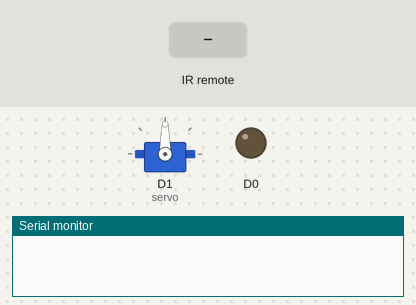
Bench run of a sketch on a simulated ESP8266 (NodeMCU). Shown: servo, output pins drawn as LEDs (lit = HIGH), the last lines printed to the serial monitor. The inputs (shaded band) are chosen by the test bench.

Above: at 1.2 s.
1.3 s: infrared code 0x80412701 received
At 2.0 s:
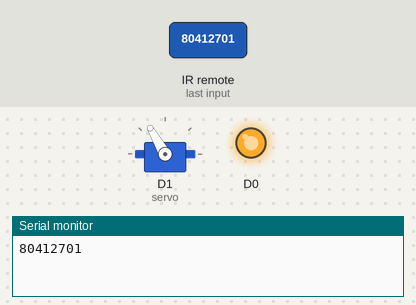
2.8 s: infrared code 0x8041A702 received
At 3.1 s:
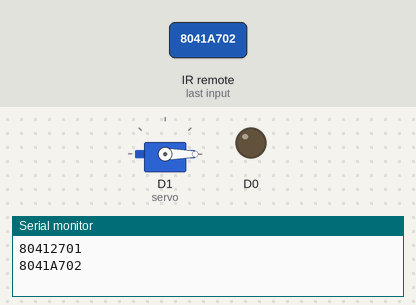
Timing chart, 0 to 5.8 s (numbered marks = the images above; inputs shaded):
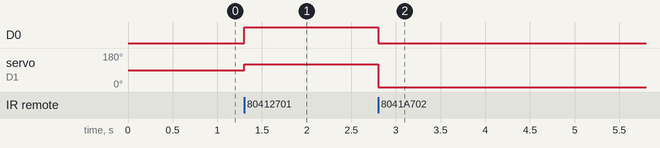

Measured:
- after the input at 1.3 s, D0: LOW → HIGH at once; servo on D1 (servo): 90° → 120° at once
- after the input at 2.8 s, D0: HIGH → LOW at once; servo on D1 (servo): 120° → 0° at once

The sketch:

ir.ino
```cpp
#include <IRremote.h>      //must copy IRremote library to arduino libraries
#include <Servo.h>
#define plus 0x80412701

  //clockwise rotation button
#define minus 0x8041A702//counter clockwise rotation button

int RECV_PIN = D1;       //IR receiver pin
Servo servo;
int val;                //rotation angle
bool cwRotation, ccwRotation;  //the states of rotation

IRrecv irrecv(RECV_PIN);

decode_results results;

void setup()
{
  Serial.begin(9600);
  irrecv.enableIRIn(); // Start the receiver
  servo.attach(D1);     //servo pin
  pinMode(D0,OUTPUT);
}

void loop()
{
  if (irrecv.decode(&results)) {
    Serial.println(results.value, HEX);
    irrecv.resume(); // Receive the next value

    if (results.value == plus)
    {
      digitalWrite(D0,HIGH);
      servo.write(120);
      delay(1000);
    }

    if (results.value == minus)
    {
     digitalWrite(D0,LOW);
      servo.write(-120);
      delay(1000);
    }
  }
  }
```
